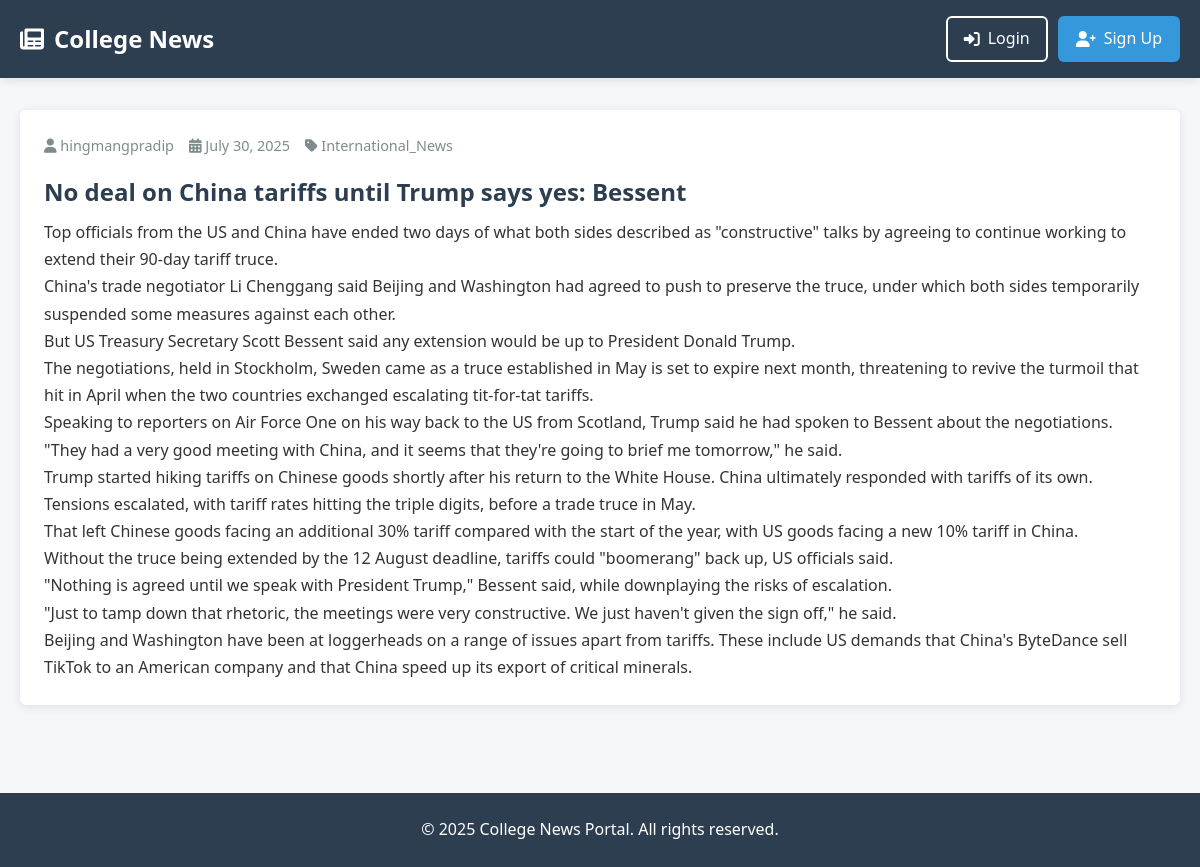
The page /article/26/ on the database its author committed.
### news/models.py (models this page shows, shortened)
class Article(models.Model):
    title = models.CharField(max_length=200)
    content = models.TextField()
    category = models.ForeignKey(Category, on_delete=models.SET_NULL, null=True)
    author = models.ForeignKey(
        settings.AUTH_USER_MODEL,
        on_delete=models.CASCADE,
    )
    created_at = models.DateTimeField(auto_now_add=True)
    updated_at = models.DateTimeField(auto_now=True)

class Category(models.Model):
    name = models.CharField(max_length=100, unique=True)
    slug = models.SlugField(max_length=100, unique=True, blank=True) # Add this field

### users/models.py (models this page shows)
class CustomUser(AbstractUser):
    ROLE_CHOICES = (
        ('student', 'Student'),
        ('teacher', 'Teacher'),
    )
    role = models.CharField(max_length=10, choices=ROLE_CHOICES, default='student')

### news/views.py (the view)
# urls.py: path('article/<int:pk>/', ArticleDetailView.as_view(), name='article_detail'),
class ArticleDetailView(DetailView):
    model = Article
    template_name = 'news/article_detail.html'

### templates/news/article_detail.html (shortened to what this page needs)
{% extends 'base.html' %}
{% block content %}
<article class="article-card">
    <div class="article-meta">
        <span><i class="fas fa-user"></i> {{ object.author.username }}</span>
        <span><i class="fas fa-calendar-alt"></i> {{ object.created_at|date:"F d, Y" }}</span>
        <span><i class="fas fa-tag"></i> {{ object.category.name }}</span>
    </div>
    <h1 class="article-title">{{ object.title }}</h1>
    <div class="article-content">
        {{ object.content|linebreaks }}
    </div>
</article>
{% endblock %}

### static/css/style.css (style rules this page uses)
:root { --primary-color: #2c3e50; --primary-light: #3d566e; --secondary-color: #3498db; --accent-color: #e74c3c; --success-color: #27ae60; --warning-color: #f39c12; --light-color: #ecf0f1; --dark-color: #2c3e50; --text-color: #333; --text-light: #7f8c8d; --border-radius: 6px; --box-shadow: 0 2px 10px rgba(0, 0, 0, 0.1); --transition: all 0.3s ease; }
* { box-sizing: border-box; margin: 0; padding: 0; }
body { font-family: 'Segoe UI', Tahoma, Geneva, Verdana, sans-serif; line-height: 1.6; color: var(--text-color); background-color: #f5f7fa; display: flex; flex-direction: column; min-height: 100vh; }
.article-card { background: white; border-radius: var(--border-radius); box-shadow: var(--box-shadow); padding: 1.5rem; margin-bottom: 1.5rem; transition: var(--transition); }
.article-title { color: var(--primary-color); margin-bottom: 0.5rem; }
.article-meta { display: flex; gap: 15px; color: var(--text-light); font-size: 0.9rem; margin-bottom: 1rem; }
.article-content { line-height: 1.7; }

### rows shown on the page
Article: author.username "hingmangpradip", created_at "July 30, 2025", category.name "International_News", title "No deal on China tariffs until Trump says yes: Bessent", content "Top officials from the US and China have ended two days of what both sides described as \"constructive\" talks by agreeing to continue working to extend their 90-day tariff truce. China's trade negotiator Li Chenggang said Beijing and Washington had agreed to push to preserve the truce, under which both sides temporarily suspended some measures against each other. But US Treasury Secretary Scott Bessent said any extension would be up to President Donald Trump. The negotiations, held in Stockholm, Sweden came as a truce established in May is set to expire next month, threatening to revive the turmoil that hit in April when the two countries exchanged escalating tit-for-tat tariffs. Speaking to…"
